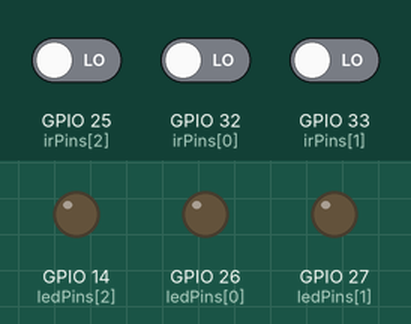
Recording of a sketch running on a simulated ESP32. Shown: output pins drawn as LEDs (lit = HIGH). The inputs (shaded band) are chosen by the test bench; at power-on: GPIO 25 (irPins[2]) LOW, GPIO 32 (irPins[0]) LOW, GPIO 33 (irPins[1]) LOW. WiFi joins after 1.5 s; servers stay silent unless stated; uploads are accepted with an empty reply; what the sketch prints to the serial monitor is not drawn.

Above: at 2.7 s.
2.8 s: GPIO 25 (irPins[2]) driven HIGH
At 5.1 s:
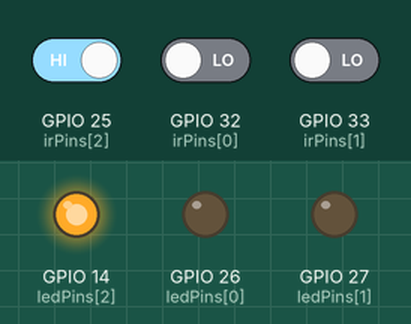
6.2 s: GPIO 32 (irPins[0]) driven HIGH
At 7.7 s:
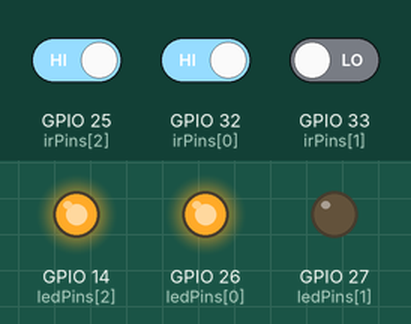
9.6 s: GPIO 33 (irPins[1]) driven HIGH
At 10.9 s:
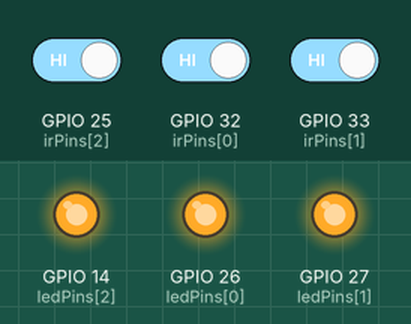
13.0 s: GPIO 32 (irPins[0]) driven LOW
At 15.6 s:
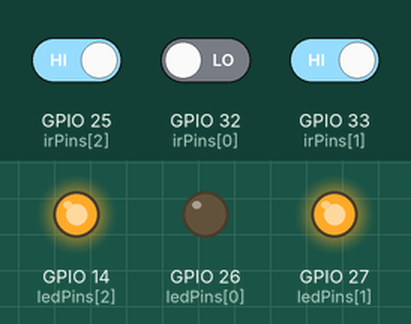
16.6 s: GPIO 25 (irPins[2]) driven LOW
At 18.9 s:
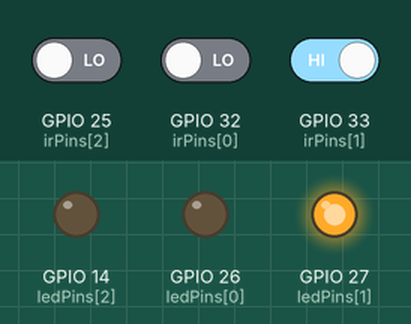
20.0 s: GPIO 32 (irPins[0]) driven HIGH
At 21.5 s:
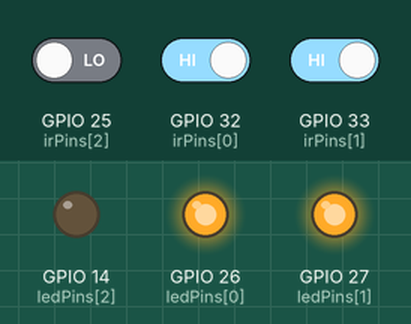
Timing chart, 0 to 23.0 s (numbered marks = the images above; inputs shaded):
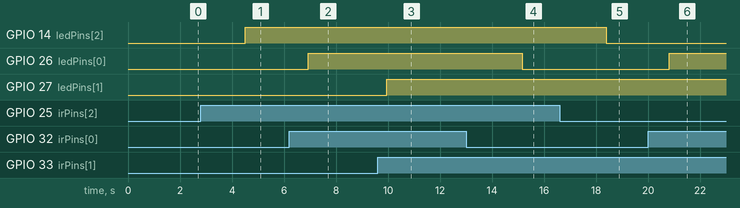

Measured:
- after the input at 2.8 s, GPIO 14 (ledPins[2]): LOW → HIGH after 1.7 s
- after the input at 6.2 s, GPIO 26 (ledPins[0]): LOW → HIGH after 0.73 s
- after the input at 9.6 s, GPIO 27 (ledPins[1]): LOW → HIGH after 0.35 s
- after the input at 13.0 s, GPIO 26 (ledPins[0]): HIGH → LOW after 2.2 s
- after the input at 16.6 s, GPIO 14 (ledPins[2]): HIGH → LOW after 1.8 s
- after the input at 20.0 s, GPIO 26 (ledPins[0]): LOW → HIGH after 0.82 s

The sketch:

Parking_slot_allocation.ino
```cpp
#include <WiFi.h>
#include <HTTPClient.h>
#include <WiFiClientSecure.h>

// === WiFi Credentials ===
const char* ssid     = "qqqqqqqq";
const char* password = "aaaaaaaa";

// === InfluxDB credentials ===
const char* influxURL = "https://us-east-1-1.aws.cloud2.influxdata.com/api/v2/write?org=Data_base&bucket=esp32&precision=s";
const char* token     = "7geVbMvR9y7Xhu6EChuOs68-yzQF4KGUoZFA2z2KlTzlZlygBIVy3mhQpS4zuPRCdXKCjGrFn4gZW3Ai4Ws-8A==";

// === CircuitDigest SMS credentials ===
const char* apiKey      = "XXXXXXXX";       // replace
const char* templateID  = "101";   // replace
const char* mobileNumber= "910000000000";       // replace

// === Hardware Pins ===
const int irPins[3]  = {32, 33, 25}; // IR sensor OUT pins
const int ledPins[3] = {26, 27, 14}; // LED pins

// Previous states to detect change
int prevStatus[3] = {-1, -1, -1}; // -1 means uninitialized

// --- URL-encode helper for SMS ---
String urlencode(const String &str) {
  String encodedString = "";
  char c;
  char code0, code1;
  for (int i = 0; i < str.length(); i++) {
    c = str.charAt(i);
    if (isalnum(c)) {
      encodedString += c;
    } else {
      code1 = (c & 0xf) + '0';
      if ((c & 0xf) > 9) code1 = (c & 0xf) - 10 + 'A';
      c = (c >> 4) & 0xf;
      code0 = c + '0';
      if (c > 9) code0 = c - 10 + 'A';
      encodedString += '%';
      encodedString += code0;
      encodedString += code1;
    }
  }
  return encodedString;
}

// --- SMS function ---
void sendSMS(const String &message) {
  WiFiClientSecure client;
  client.setInsecure(); // skip SSL certificate check

  HTTPClient https;
  String url = "https://circuitdigestapi.com/api/v1/?api_key=" + String(apiKey) +
               "&template_id=" + String(templateID) +
               "&mobile_number=" + String(mobileNumber) +
               "&var1=" + urlencode(message) +
               "&var2=" + urlencode(" ");  // blank if not used

  Serial.println("SMS URL: " + url);

  https.begin(client, url);
  int httpResponseCode = https.GET();
  Serial.print("SMS HTTP Response: ");
  Serial.println(httpResponseCode);
  https.end();
}

// --- InfluxDB function ---
void sendToInflux(int slot, bool free) {
  HTTPClient http;
  http.begin(influxURL);
  http.addHeader("Authorization", String("Token ") + token);
  http.addHeader("Content-Type", "text/plain");

  String data = "parking,slot=" + String(slot) + " status=" + String(free ? 1 : 0);

  int httpResponseCode = http.POST(data);
  Serial.print("InfluxDB HTTP Response (Slot ");
  Serial.print(slot);
  Serial.print("): ");
  Serial.println(httpResponseCode);
  http.end();
}

void setup() {
  Serial.begin(115200);
  Serial.println("Parking Slot Monitor Started");

  // Setup pins
  for (int i = 0; i < 3; i++) {
    pinMode(irPins[i], INPUT);
    pinMode(ledPins[i], OUTPUT);
    digitalWrite(ledPins[i], LOW);
  }

  // Connect WiFi
  WiFi.begin(ssid, password);
  Serial.print("Connecting to WiFi");
  while (WiFi.status() != WL_CONNECTED) {
    delay(500);
    Serial.print(".");
  }
  Serial.println();
  Serial.print("Connected! IP: ");
  Serial.println(WiFi.localIP());
}

void loop() {
  String smsMessage = ""; // build SMS message
  bool stateChanged = false;

  for (int i = 0; i < 3; i++) {
    int irValue = digitalRead(irPins[i]);
    bool slotFree = (irValue == HIGH); // HIGH = free, LOW = occupied

    // LED ON when free, OFF when occupied
    digitalWrite(ledPins[i], slotFree ? HIGH : LOW);

    // Serial output
    Serial.print("Slot ");
    Serial.print(i + 1);
    if (slotFree) {
      Serial.print(" Available  | LED=HIGH  ");
      smsMessage += "Slot " + String(i + 1) + " Available  | LED=HIGH  ";
    } else {
      Serial.print(" Occupied   | LED=LOW   ");
      smsMessage += "Slot " + String(i + 1) + " Occupied   | LED=LOW   ";
    }

    // Check if state changed
    int currentState = slotFree ? 1 : 0;
    if (prevStatus[i] != -1 && currentState != prevStatus[i]) {
      stateChanged = true;
    }
    prevStatus[i] = currentState;

    // Send to Influx
    sendToInflux(i + 1, slotFree);
  }

  Serial.println();

  // Send SMS once per loop if any slot changed
  if (stateChanged) {
    sendSMS(smsMessage); // send full line as var1
  }

  delay(2000); // update every 2 sec
}
```
